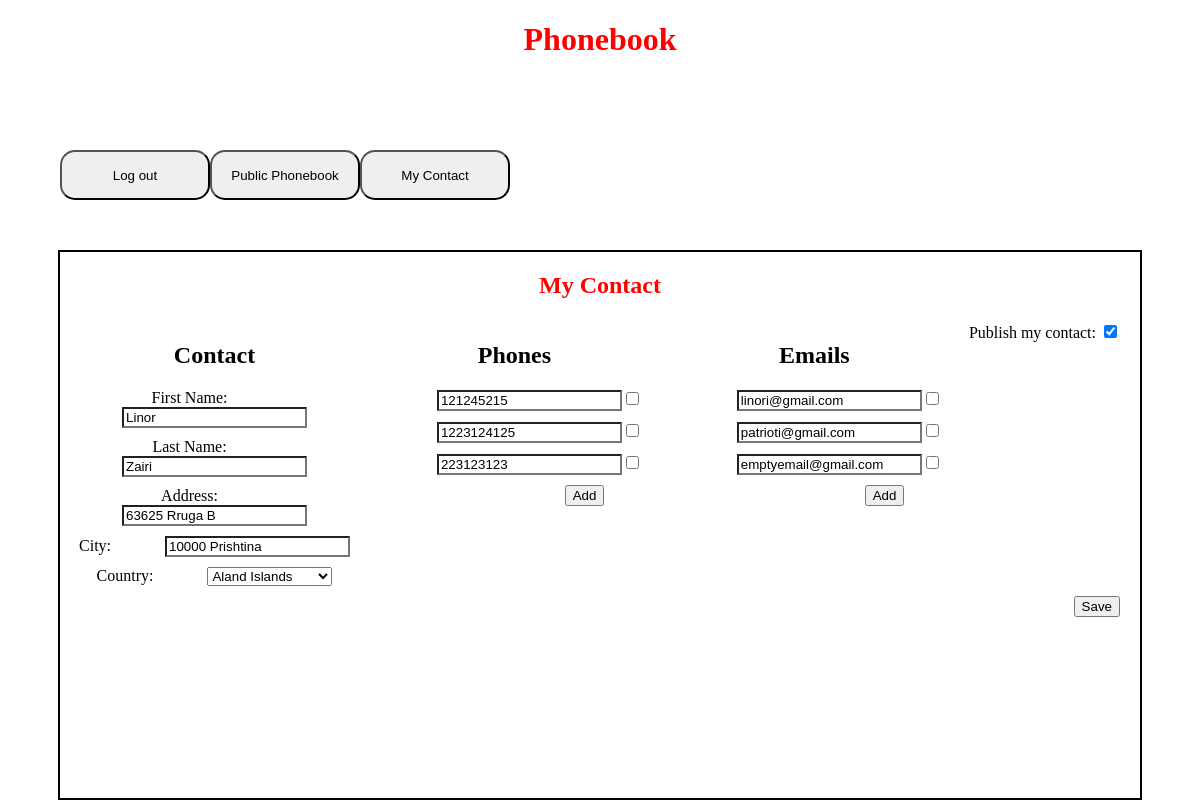
Screenshot of /contact.php (signed in) with the database file from the repository.
### tables this page shows
CREATE TABLE `users` (
  `id` int(11) NOT NULL,
  `firstname` varchar(50) DEFAULT NULL,
  `lastname` varchar(50) DEFAULT NULL,
  `address` varchar(100) DEFAULT NULL,
  `city` varchar(100) DEFAULT NULL,
  `username` varchar(50) DEFAULT NULL,
  `password` varchar(50) DEFAULT NULL,
  `country_id` int(11) DEFAULT NULL,
  `published` tinyint(1) DEFAULT NULL
);

CREATE TABLE `phones` (
  `id` int(11) NOT NULL,
  `number` varchar(50) DEFAULT NULL,
  `user_id` int(11) DEFAULT NULL,
  `masked` tinyint(1) DEFAULT NULL
);

CREATE TABLE `emails` (
  `id` int(11) NOT NULL,
  `email` varchar(100) DEFAULT NULL,
  `user_id` int(11) DEFAULT NULL,
  `masked` tinyint(1) DEFAULT NULL
);

### functions.php (called while the page is built, shortened)
<?php
function getUserById($userId)
{
    global $dbconn;
    $sql = "SELECT * FROM users WHERE id='$userId'";
    $result = mysqli_query($dbconn, $sql);
    $user = mysqli_fetch_assoc($result);
    return $user;
}
function listCountries()
{
    global $dbconn;
    $sql = "SELECT id, name FROM countries";
    $result = mysqli_query($dbconn, $sql);
    $countries = array();
    while ($row = mysqli_fetch_assoc($result)) {
        $countries[] = $row;
    }
    return $countries;
}
function listPhoneNumbers($currentUserId)
{
    global $dbconn;
    $sql = "SELECT id, number, masked FROM phones WHERE user_id = $currentUserId";
    $result = mysqli_query($dbconn, $sql);
    $phoneNumbers = array();
    while ($row = mysqli_fetch_assoc($result)) {
        $phoneNumbers[] = $row;
    }
    return $phoneNumbers;
}
function listEmailAddresses($userId) {
    global $dbconn;
    $sql = "SELECT id, email, masked FROM emails WHERE user_id = $userId";
    $result = mysqli_query($dbconn, $sql);
    $emailAddresses = array();
    while ($row = mysqli_fetch_assoc($result)) {
        $emailAddresses[] = $row;
    }
    return $emailAddresses;
}

### contact.php (the view, shortened to what this page needs)
<?php
include "functions.php";
$currentUserId = $_SESSION['user']['id'];
$currentUser = getUserById($currentUserId);
$phoneNumbers = listPhoneNumbers($currentUserId);
$emailAddresses = listEmailAddresses($currentUserId);
?>
<!DOCTYPE html>
<html>
<head>
    <link rel="stylesheet" href="style.css">
</head>
<body>
    <div class="heading">
        <h1>Phonebook</h1>
    </div>
    <div class="header-buttons">
        <?php
        if (!isset($_SESSION['user'])) {
            echo "<a href='login.php'><button>Login</button></a>";
            echo "<a href='phonebook.php'><button>Public Phonebook</button></a>";
        } else {
            echo "<a href='logout.php'><button>Log out</button></a>";
            echo "<a href='phonebook.php'><button>Public Phonebook</button></a>";
            echo "<a href='contact.php'><button>My Contact</button></a>";
        }
        ?>
    </div>
    <section class="content-section">
        <div class="heading" style="height:50px">
            <h1>My Contact</h1>
        </div>
        <form method="POST" action="">
            <div class="publish-contacts">
                <label for="publishContact">Publish my contact:</label>
                <input type="checkbox" id="publishContact" name="publishContact" <?php if ($currentUser['published'] == 1)
                    echo 'checked'; ?>>
            </div>
            <div class="cards-wrapper">
                <div class="info-card">
                    <h2>Contact</h2>
                    <div class="label-alignment">
                        <label for="firstname">First Name:</label>
                        <input type="text" name="firstname" value="<?php echo $currentUser['firstname']; ?>">
                    </div>
                    <div class="label-alignment">
                        <label for="lastname">Last Name:</label>
                        <input type="text" name="lastname" value="<?php echo $currentUser['lastname']; ?>">
                    </div>
                    <div class="label-alignment">
                        <label for="address">Address:</label>
                        <input type="text" name="address" value="<?php echo $currentUser['address']; ?>">
                    </div>
                    <div class="label-alignment">
                        <label for="city">City:</label>
                        <input type="text" name="city" value="<?php echo $currentUser['city']; ?>">
                    </div>
                    <div class="label-alignment">
                        <label for="countryId">Country:</label>
                        <select name="countryId">
                            <?php
                            $countries = listCountries();
                            foreach ($countries as $country) {
                                $selected = ($currentUser['country_id'] == $country['id']) ? 'selected' : '';
                                echo '<option value="' . $country['id'] . '" ' . $selected . '>' . $country['name'] . '</option>';
                            }
                            ?>
                        </select>
                    </div>
                </div>
                <div class="info-card">
                    <h2>Phones</h2>
                    <?php
                    $phoneNumbers = listPhoneNumbers($currentUserId);
                    foreach ($phoneNumbers as $phoneNumber) {
                        echo '<div class="label-alignment">';
                        echo '<label for="phone_' . $phoneNumber['id'] . '"></label>';
                        echo '<input type="text" name="phone[' . $phoneNumber['id'] . ']" value="' . htmlspecialchars($phoneNumber['number']) . '">';
                        echo '<input type="checkbox" name="mask[phone][' . $phoneNumber['id'] . ']" value="1"';
                        if ($phoneNumber['masked'] == 1) {
                            echo ' checked';
                        }
                        echo '>';
                        echo '</div>';
                    }
                    ?>
                    <div class="add-btn">
                        <button id="addPhoneBtn">Add</button>
                    </div>
                </div>
                <div class="info-card">
                    <h2>Emails</h2>
                    <?php
                    $emailAddresses = listEmailAddresses($currentUserId);
                    foreach ($emailAddresses as $email) {
                        echo '<div class="label-alignment">';
                        echo '<label for="email_' . $email['id'] . '"></label>';
                        echo '<input type="text" name="email[' . $email['id'] . ']" value="' . htmlspecialchars($email['email']) . '">';
                        echo '<input type="checkbox" name="mask[email][' . $email['id'] . ']" value="1"';
                        if ($email['masked'] == 1) {
                            echo ' checked';
                        }
                        echo '>';
                        echo '</div>';
                    }
                    ?>
                    <div class="add-btn">
                        <button id="addEmailBtn">Add</button>
                    </div>
                </div>
            </div>
            <div class="save-button">
                <button type="submit">Save</button>
            </div>
        </form>
    </section>
</body>
</html>

### style.css (style rules this page uses)
html, body { height: 100%; margin: 0; padding: 0; }
body { display: flex; flex-direction: column; }
.heading { height: 150px; width: 90%; margin: 0 auto; text-align: center; color: red; }
.header-buttons { height: 100px; width: 90%; margin: 0 auto; }
.header-buttons button { height: 50px; width: 150px; border-radius: 15px; }
.content-section { width: 90%; margin: 0 auto; flex-grow: 1; border: 2px solid black; }
.label-alignment { justify-content: center; margin: 10px; }
.label-alignment label { padding-right: 50px; width: 30px; }
.label-alignment input { border-radius: 0px; }
.cards-wrapper { display: flex; justify-content: center; }
.info-card { width: 33%; text-align: center; }
.publish-contacts, .save-button { float: right; margin-right: 20px; }
.add-btn { float: right; margin-right: 20%; }

### rows the page displays
users: published "☑", firstname "Linor", lastname "Zairi", address "63625 Rruga B", city "10000 Prishtina"
phones: number "121245215"
phones: number "1223124125"
phones: number "223123123"
emails: email "linori@gmail.com"
emails: email "patrioti@gmail.com"
emails: email "emptyemail@gmail.com"

### other values shown
form field countryId "Aland Islands"
